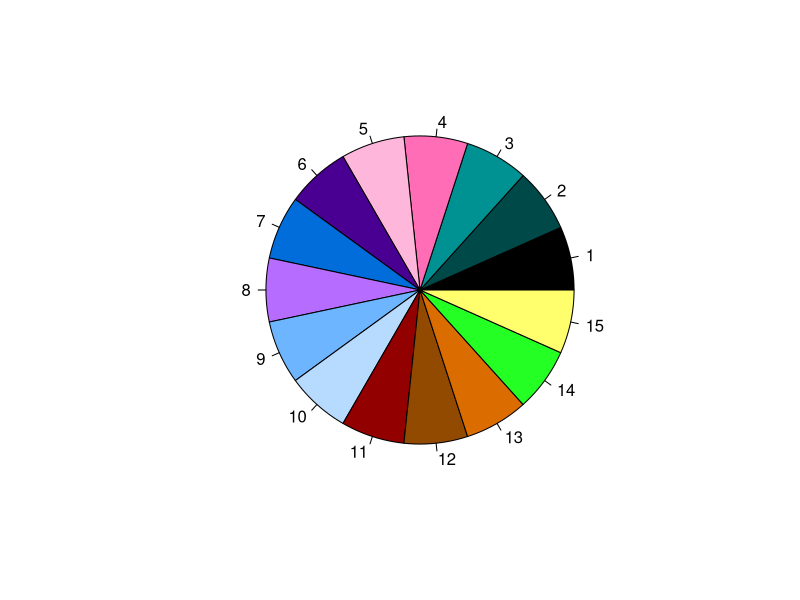

Source code (R): (Note: this script raises an error after producing the figure.)
#################### setting colors for project #############

#niceLabels= data.frame(label=c("bears_ABC","bears_EUR","bears_PB","fin_whale_ENP","fin_whale_GOC","Gorilla_gorilla","humans_AFR","humans_AMR","humans_EAS","humans_EUR","humans_SAS","mice_Mmc","mice_Mmd","mice_Mmm","mice_Ms","Pan_paniscus","Pan_troglodytes", "Pongo_abelii","Pongo_pygmaeus","vaquita","wolves"),niceLabel=c("brown bear (ABC)","brown bear (EUR)","polar bear","fin whale (ENP)","fin whale (GOC)","gorilla","human (AFR)","human (AMR)","human (EAS)","human (EUR)","human (SAS)","mouse (Mmc)","mouse (Mmd)","mouse (Mmm)", "mouse (Ms)","bonobo","chimpanzee","orangutan (Sumatran)","orangutan (Bornean)","vaquita","wolf"),shortSpeciesLabel=c("brown bear","brown bear","polar bear","fin whale","fin whale","gorilla","human","human","human","human","human","house mouse","house mouse","house mouse","Algerian mouse","bonobo","chimpanzee","S. orangutan","B. orangutan","vaquita",'wolf'))

# updating after new polariation for ms and mm (separating) and pb and bb (with pb mapped to pb)
niceLabels= data.frame(label=c("brown_bear_ABC","brown_bear_EUR","polar_bear_PB","fin_whale_ENP","fin_whale_GOC","Gorilla_gorilla","humans_AFR","humans_AMR","humans_EAS","humans_EUR","humans_SAS","Mus_musculus_Mmc","Mus_musculus_Mmd","Mus_musculus_Mmm","Mus_spretus_Ms","Pan_paniscus","Pan_troglodytes", "Pongo_abelii","Pongo_pygmaeus","vaquita","wolves"),niceLabel=c("brown bear (ABC)","brown bear (EUR)","polar bear","fin whale (ENP)","fin whale (GOC)","gorilla","human (AFR)","human (AMR)","human (EAS)","human (EUR)","human (SAS)","mouse (Mmc)","mouse (Mmd)","mouse (Mmm)", "mouse (Ms)","bonobo","chimpanzee","orangutan (Sumatran)","orangutan (Bornean)","vaquita","wolf"),shortSpeciesLabel=c("brown bear","brown bear","polar bear","fin whale","fin whale","gorilla","human","human","human","human","human","house mouse","house mouse","house mouse","Algerian mouse","bonobo","chimpanzee","S. orangutan","B. orangutan","vaquita",'wolf'))

#colorList=list("brown bear (ABC)"="chocolate4","brown bear (EUR)"="chocolate4","polar bear"="thistle","fin whale (ENP)"="slateblue","fin whale (GOC)"="slateblue","gorilla"="magenta3","human (AFR)"="darkcyan","human (AMR)"="darkcyan","human (EAS)"="darkcyan","human (EUR)"="darkcyan","human (SAS)"="darkcyan","mouse (Mmc)"="orangered","mouse (Mmd)"="orangered","mouse (Mmm)"="orangered", "mouse (Ms)"="orange2","bonobo"="gold3","chimpanzee"="lightsalmon","orangutan (Sumatran)"="darkgoldenrod2","orangutan (Bornean)"="olivedrab3","vaquita"="cyan3")


#colorList=list("brown bear (ABC)"="darkorchid3","brown bear (EUR)"="darkorchid3","polar bear"="thistle","fin whale (ENP)"="slateblue","fin whale (GOC)"="slateblue","gorilla"="magenta3","human (AFR)"="tomato2","human (AMR)"="tomato2","human (EAS)"="tomato2","human (EUR)"="tomato2","human (SAS)"="tomato2","mouse (Mmc)"="bisque4","mouse (Mmd)"="bisque4","mouse (Mmm)"="bisque4", "mouse (Ms)"="tan3","bonobo"="gold3","chimpanzee"="lightcoral","orangutan (Sumatran)"="deeppink1","orangutan (Bornean)"="palevioletred2","vaquita"="cyan3")


# idea: make apes sunset colors; whales; bears purples; mice browns?

# make a pie chart:
#uniquecolors=unique(unlist(unname(colorList)))
#area <- rep(1,length(uniquecolors))
#pie(area,col=uniquecolors)

#display.brewer.all(colorblindFriendly = TRUE) # thsee are color blind friendly(?)
#n <- 12
#col=brewer.pal(n=n,"Paired")
#area <- rep(1,n)
#pie(area, col = col)

#olorList=list("brown bear (ABC)"=col[12],"brown bear (EUR)"=col[12],"polar bear"="thistle","fin whale (ENP)"=col[2],"fin whale (GOC)"=col[2],"gorilla"=col[11],"human (AFR)"=col[9],"human (AMR)"=col[9],"human (EAS)"=col[9],"human (EUR)"=col[9],"human (SAS)"=col[9],"mouse (Mmc)"=col[4],"mouse (Mmd)"=col[4],"mouse (Mmm)"=col[4], "mouse (Ms)"=col[3],"bonobo"=col[5],"chimpanzee"=col[6],"orangutan (Sumatran)"=col[7],"orangutan (Bornean)"=col[8],"vaquita"=col[1])
 # adding in thistle

#http://mkweb.bcgsc.ca/biovis2012/
#http://mkweb.bcgsc.ca/colorblind/palettes.mhtml#page-container
### 15 color palette : 
col <- c("#000000","#004949","#009292","#ff6db6","#ffb6db",
         "#490092","#006ddb","#b66dff","#6db6ff","#b6dbff",
         "#920000","#924900","#db6d00","#24ff24","#ffff6d")

pie(rep(1,15), col=col)
# yellow is too bright so sub it out :
col <- c("#000000","#004949","#009292","#ff6db6","#ffb6db",
           "#490092","#006ddb","#b66dff","#6db6ff","#b6dbff",
           "#920000","#924900","#db6d00","#24ff24","yellow3")
colorList=list("brown bear (ABC)"=col[12],"brown bear (EUR)"=col[12],"polar bear"=col[2],"fin whale (ENP)"=col[7],"fin whale (GOC)"=col[7],"gorilla"=col[15],"human (AFR)"=col[14],"human (AMR)"=col[14],"human (EAS)"=col[14],"human (EUR)"=col[14],"human (SAS)"=col[14],"mouse (Mmc)"=col[13],"mouse (Mmd)"=col[13],"mouse (Mmm)"=col[13], "mouse (Ms)"=col[3],"bonobo"=col[4],"chimpanzee"=col[5],"orangutan (Sumatran)"=col[8],"orangutan (Bornean)"=col[6],"vaquita"=col[9],"wolf"="grey")

ggplot(niceLabels,aes(y=niceLabel,x="color",color=niceLabel))+
  geom_point(size=5)+
  scale_fill_manual(values=colorList)+
  scale_color_manual(values=colorList)+
  theme_classic()




